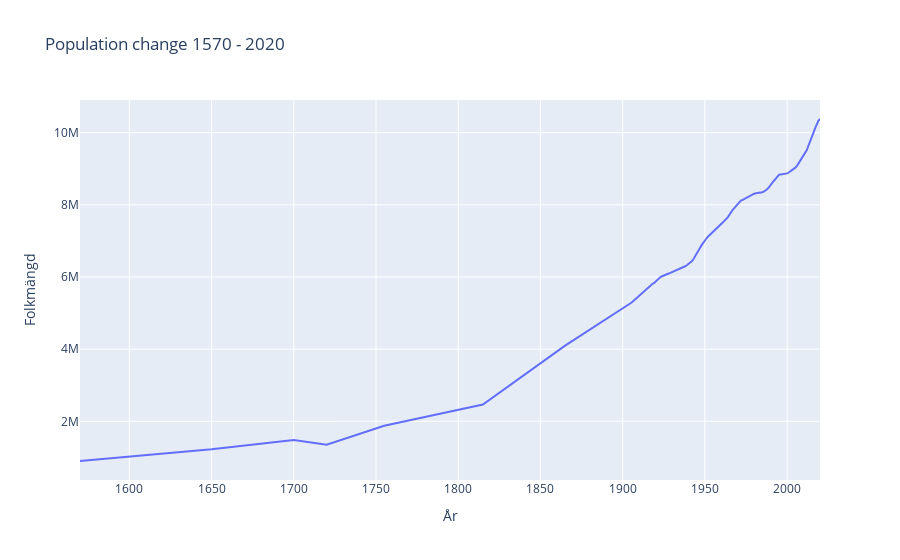

This figure's notebook cell:
### Markdown cell above
## e) Draw a graph of population data from 1570-2020.

### Code cell
import plotly_express as px 

fig = px.line(df_new, x="År", y="Folkmängd", title="Population change 1570 - 2020")
                 
fig.show()
